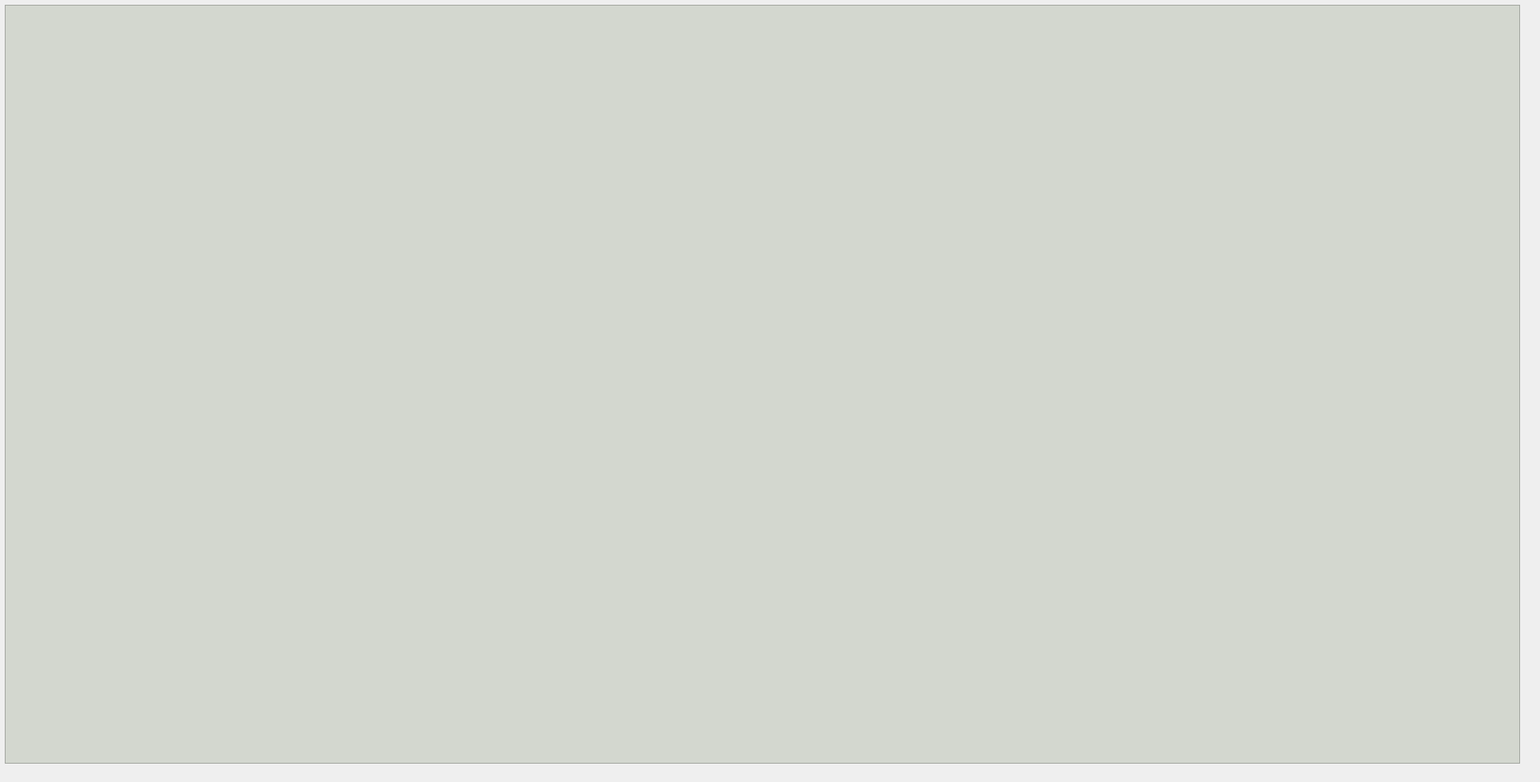
<?xml version="1.0" encoding="UTF-8"?>
<ui version="4.0">
 <class>Frame</class>
 <widget class="QFrame" name="Frame">
  <property name="geometry">
   <rect>
    <x>0</x>
    <y>0</y>
    <width>1931</width>
    <height>980</height>
   </rect>
  </property>
  <property name="windowTitle">
   <string>Frame</string>
  </property>
  <widget class="QTextBrowser" name="help_text_browser">
   <property name="geometry">
    <rect>
     <x>6</x>
     <y>6</y>
     <width>1900</width>
     <height>951</height>
    </rect>
   </property>
   <property name="styleSheet">
    <string notr="true">background-color: rgb(211, 215, 207)</string>
   </property>
  </widget>
 </widget>
 <resources/>
 <connections/>
</ui>
